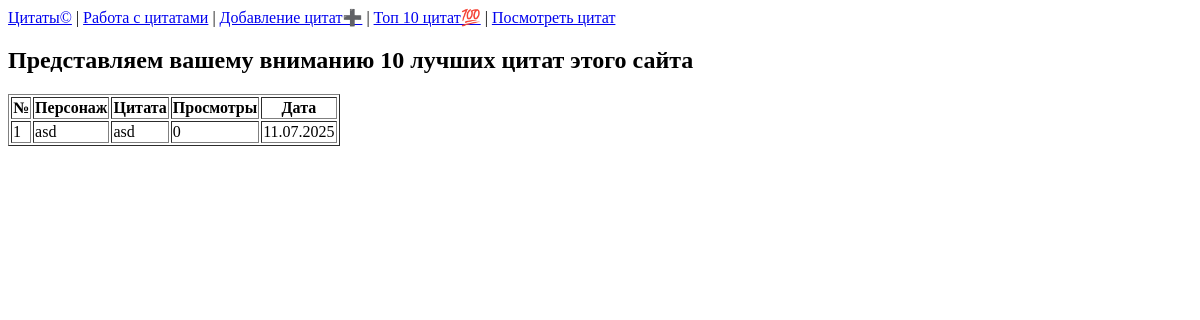
Page /citate/top on the earlier database version.
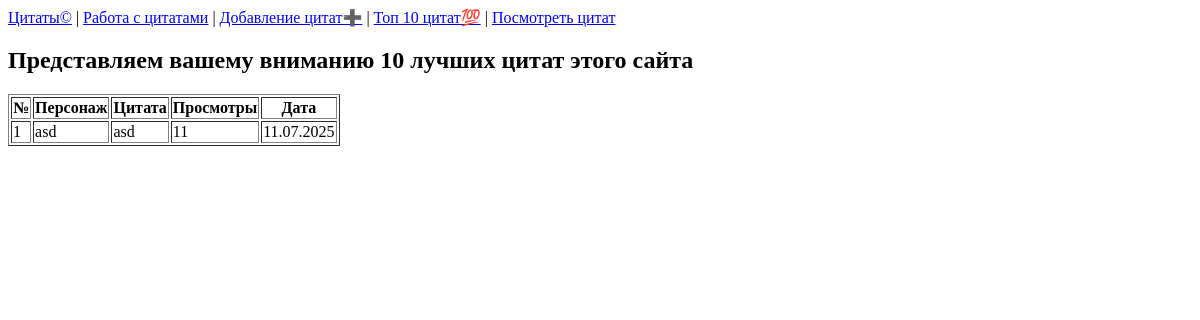
Same page on the later database version.
### citate/models.py (models this page shows, shortened)
class Citata(models.Model):
    content = models.TextField(unique=True)
    character = models.CharField(max_length=75)
    source = models.CharField(max_length=75, default='Не известно')
    date = models.DateTimeField(auto_now_add=True)
    weight = models.IntegerField(validators=[MaxValueValidator(10), MinValueValidator(1)], default=0)
    views = models.IntegerField(default=0)
    raiting = models.IntegerField(default=0)

### citate/views.py (the view)
# urls.py: path('top', views.top_citate, name="top"),
def top_citate(request):
    citates = Citata.objects.all().order_by('-views')
    return render(request, 'top.html', {'citates':citates})

### citate/templates/top.html (shortened to what this page needs)
{% extends 'layout.html' %}
{% block body %}
    <section>
        <h1>Представляем вашему вниманию 10 лучших цитат этого сайта</h1>
        <table border=1 class="top-citates-table">
            <thead>
                <tr>
                    <th>№</th>
                    <th>Персонаж</th>
                    <th>Цитата</th>
                    <th>Просмотры</th>
                    <th>Дата</th>
                </tr>
            </thead>
            <tbody>
                {% for citate in citates %}
                <tr>
                    <td>{{ forloop.counter }}</td>
                    <td>{{ citate.character|default:"-" }}</td>
                    <td>{{ citate.content }}</td>
                    <td>{{ citate.views }}</td>
                    <td>{{ citate.date|date:"d.m.Y" }}</td>
                </tr>
                {% endfor %}
            </tbody>
        </table>
    </section>
{% endblock %}

Differences in the rows shown:
changed Citata "asd": views "0" → "11"
